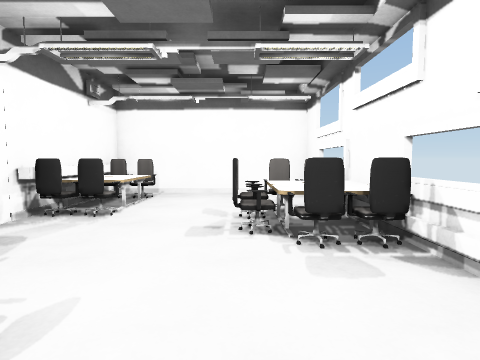
View 1 (above)

12 first-person views from a walk through a Unity game level. The camera is 1.2 m above the floor, tilts 4° down and sees 80° across. The floor is counted in squares, 1 m on a side. Each view is taken from the middle of a square. On the plan, view 1 faces up. The plan holds only what a view shows up to about 13 squares ahead; the rest is blank. The player character is not drawn. Some surface patterns are stand-ins.

View 2
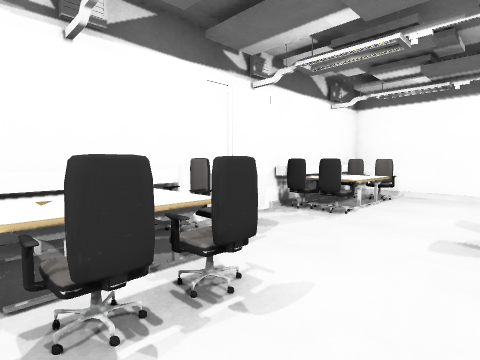

View 3
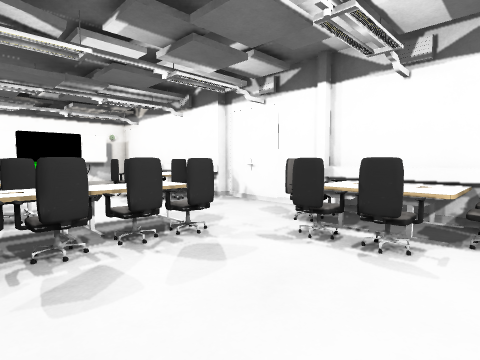

View 4
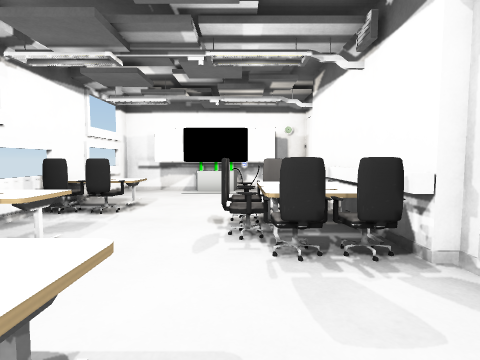

View 5
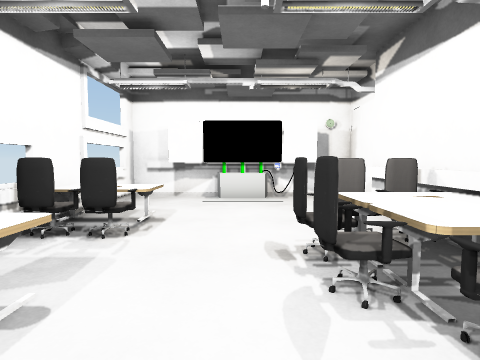

View 6
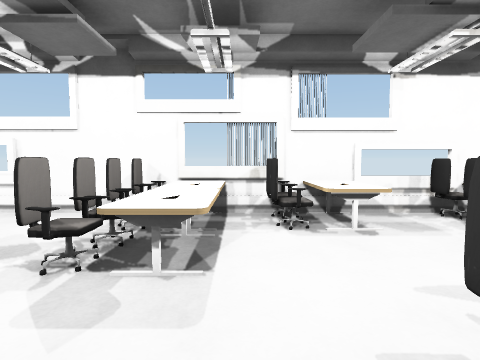

View 7
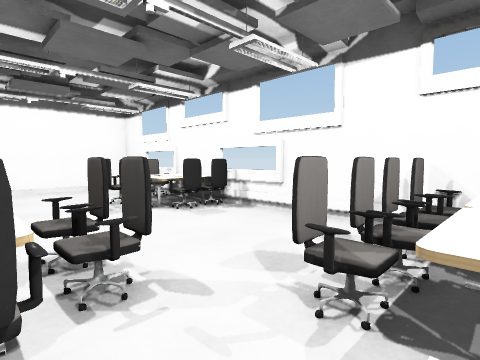

View 8
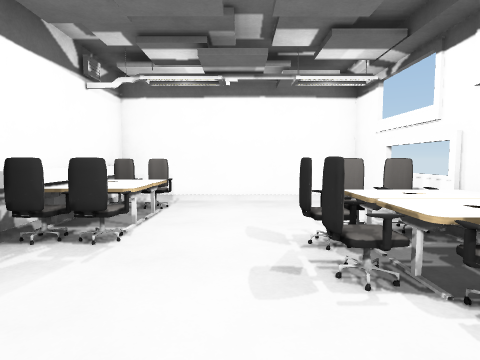

View 9
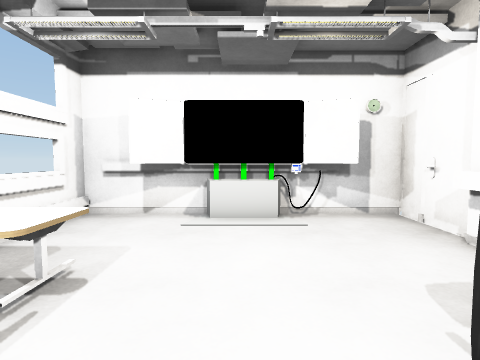

View 10
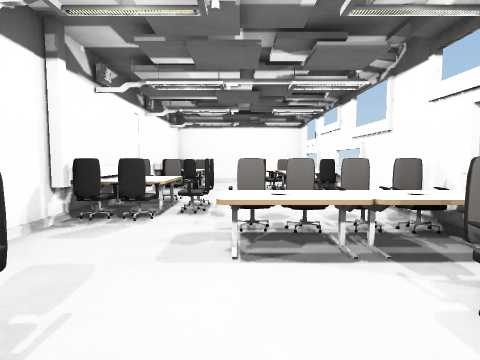

View 11
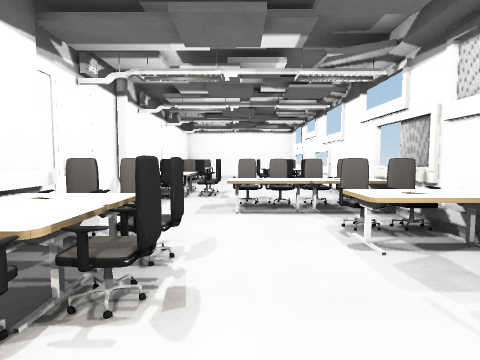

View 12
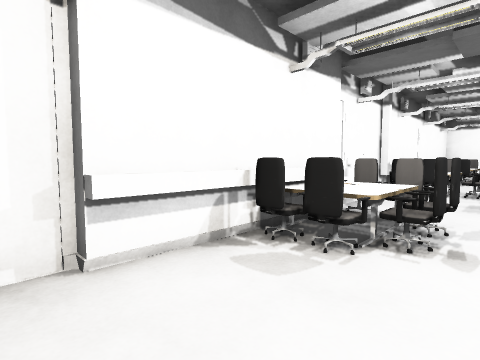

### Floor plan
Points are (right, up) in squares from view 1. A wall is a line through its corners. A room is listed if a view was taken in it or the views show most of it. See-through windows are left out.
Room 1 (views 1, 2, 3, 4, 5, 6, 7, 8, 9, 10, 11, 12)
walls: (2.4, -3.7) (2.6, -3.3); (-4.3, -4.3) (-4.3, -7.6); (-4.3, -8.4) (-4.3, -10.1); (-4, -10) (-4.6, -10) (-4.6, -12.4) (2.5, -12.4) (2.5, 10.7) (-4.6, 10.7) (-4.6, -4.3) (-4, -4.3)
low walls: (-4, -4.3) (-4, -5.5); (-2.4, -5.4) (-2.3, -6); (-1.9, -5.8) (-2.4, -5.8); (-4, -5.9) (-4, -10)
objects: other object (-4, -8); other object (-4, -4); table (-4, 0) to (-3, 1); table (-4, 2) to (-3, 2); other object (-4, 3); other object (-4, 6); table (-4, 7) to (-3, 8); table (-4, 9) to (-3, 9); other object (-3, -8); table (-3, -7) to (-2, -6); other object (-3, -5) to (-2, -4); other object (-3, 3); other object (-3, 6); other object (-2, 1); other object (-2, 2); other object (-1, -12); table (-1, -2) to (0, -2); other object (-1, -1); other object (0, -1); other object (0, 5); other object (0, 6); table (1, -9) to (2, -8); other object (1, -7); table (1, -5) to (2, -4); table (1, -2) to (2, -2); other object (1, -1); table (1, 4) to (2, 5); table (1, 6) to (2, 7); other object (2, -7); other object (2, -1); other object (2, 7)

Where each view was taken, in squares from view 1:
view 1: 0 up, 0 right, facing up
view 2: 0 up, 0 right, facing up-left
view 3: 3 up, 2 right, facing down-left
view 4: 1 down, 2 left, facing down
view 5: 3 down, 1 left, facing down
view 6: 3 down, 4 left, facing right
view 7: 2 down, 3 left, facing up-right
view 8: 2 up, 1 left, facing up
view 9: 6 down, 1 left, facing down
view 10: 6 down, 1 left, facing up
view 11: 9 down, 1 left, facing up
view 12: 11 down, 1 left, facing up-left
